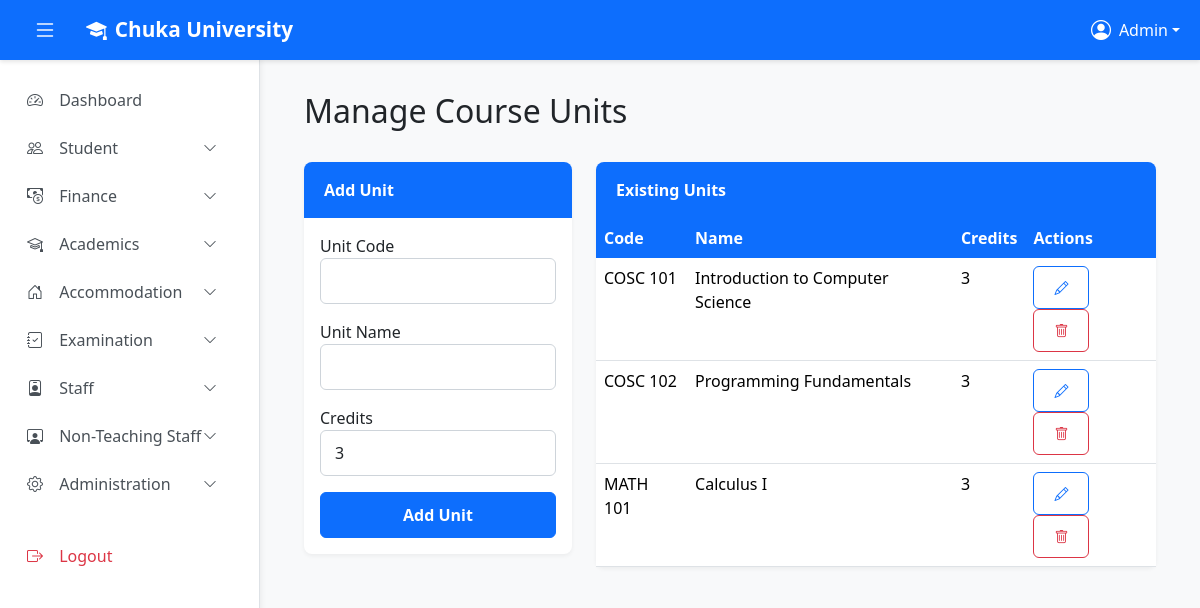
Page /admin/units/manage.php (signed in) on the earlier database version.
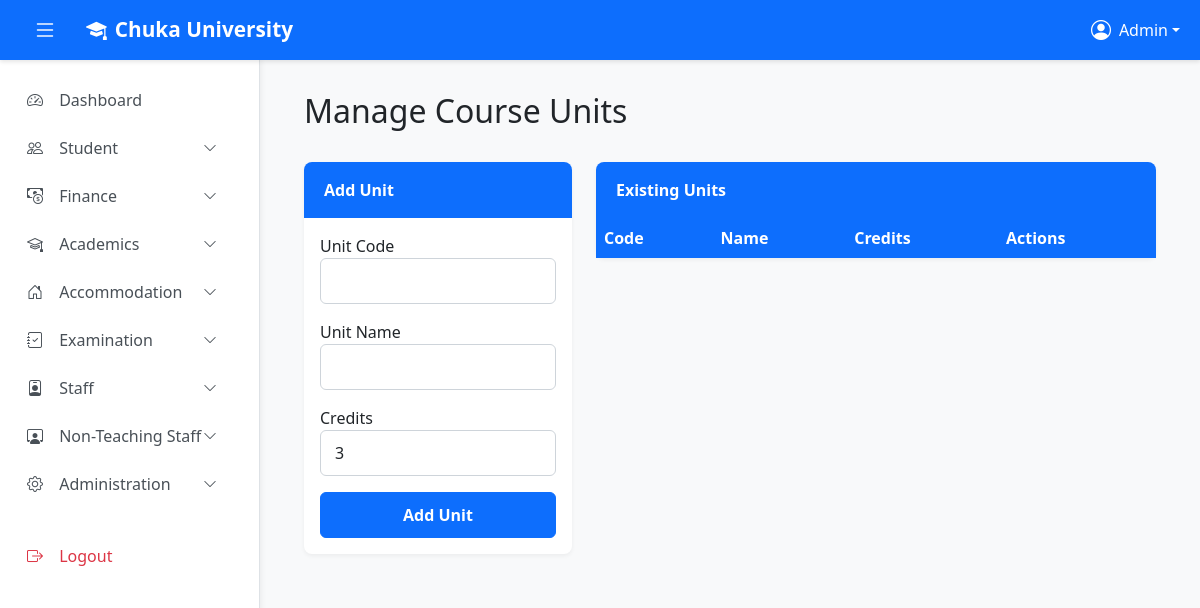
Same page on the later database version.
### tables this page shows
CREATE TABLE `course_units` (
  `id` int(11) NOT NULL AUTO_INCREMENT,
  `unit_code` varchar(20) NOT NULL,
  `unit_name` varchar(150) NOT NULL,
  `description` text DEFAULT NULL,
  `credit_hours` int(11) NOT NULL DEFAULT 3,
  `unit_type` enum('core','elective') DEFAULT 'core',
  `status` enum('active','inactive') DEFAULT 'active',
  `created_at` timestamp NOT NULL DEFAULT current_timestamp(),
  PRIMARY KEY (`id`),
  UNIQUE KEY `unit_code` (`unit_code`)
);

### admin/units/manage.php (the view, shortened to what this page needs)
<?php
require_once '../../config.php';
$units_stmt = $conn->prepare("SELECT * FROM course_units ORDER BY unit_code ASC");
$units_stmt->execute();
$units = $units_stmt->get_result()->fetch_all(MYSQLI_ASSOC);
?>
<!DOCTYPE html>
<html lang="en">
<head>
    <link href="https://cdn.jsdelivr.net/npm/bootstrap@5.3.3/dist/css/bootstrap.min.css" rel="stylesheet">
    <link href="https://cdn.jsdelivr.net/npm/bootstrap-icons@1.11.3/font/bootstrap-icons.css" rel="stylesheet">
    <link href="../assets/main.css" rel="stylesheet"/>
</head>
<body>
    <?php include '../partials/top_navbar.php'; ?>
    <?php include '../partials/sidebar.php'; ?>
    <main class="main-content" id="mainContent">
        <div class="container-fluid">
            <div class="row mb-4">
                <div class="col-12"><h2>Manage Course Units</h2></div>
            </div>
            <div class="row">
                <div class="col-lg-4 mb-4">
                    <div class="card">
                        <div class="card-header">Add Unit</div>
                        <div class="card-body">
                            <form method="post">
                                <div class="mb-3"><label>Unit Code</label><input type="text" name="unit_code" class="form-control" required></div>
                                <div class="mb-3"><label>Unit Name</label><input type="text" name="unit_name" class="form-control" required></div>
                                <div class="mb-3"><label>Credits</label><input type="number" name="credit_hours" class="form-control" value="3" required></div>
                                <button type="submit" class="btn btn-primary w-100">Add Unit</button>
                            </form>
                        </div>
                    </div>
                </div>
                <div class="col-lg-8">
                    <div class="card">
                        <div class="card-header">Existing Units</div>
                        <div class="card-body p-0">
                            <table class="table table-hover mb-0">
                                <thead><tr><th>Code</th><th>Name</th><th>Credits</th><th>Actions</th></tr></thead>
                                <tbody>
                                    <?php foreach ($units as $unit): ?>
                                    <tr>
                                        <td><?php echo htmlspecialchars($unit['unit_code']); ?></td>
                                        <td><?php echo htmlspecialchars($unit['unit_name']); ?></td>
                                        <td><?php echo $unit['credit_hours']; ?></td>
                                        <td>
                                            <button class="btn btn-sm btn-outline-primary edit-unit-btn"
                                                data-bs-toggle="modal" data-bs-target="#editUnitModal"
                                                data-id="<?php echo $unit['id']; ?>"
                                                data-code="<?php echo htmlspecialchars($unit['unit_code']); ?>"
                                                data-name="<?php echo htmlspecialchars($unit['unit_name']); ?>"
                                                data-credits="<?php echo $unit['credit_hours']; ?>"><i class="bi bi-pencil"></i></button>
                                            <form method="post" class="d-inline" onsubmit="return confirm('Delete this unit?');">
                                                <button class="btn btn-sm btn-outline-danger"><i class="bi bi-trash"></i></button>
                                            </form>
                                        </td>
                                    </tr>
                                    <?php endforeach; ?>
                                </tbody>
                            </table>
                        </div>
                    </div>
                </div>
            </div>
        </div>
    </main>
</body>
</html>

### admin/partials/top_navbar.php (shortened to what this page needs)
<nav class="navbar navbar-expand-lg navbar-dark top-navbar">
    <div class="container-fluid">
        <button class="btn btn-link text-white me-2" id="sidebarToggle">
            <i class="bi bi-list fs-4"></i>
        </button>
        <a class="navbar-brand" href="#">
            <i class="bi bi-mortarboard-fill me-2"></i>Chuka University
        </a>
        <div class="collapse navbar-collapse" id="navbarNav">
            <ul class="navbar-nav ms-auto">
                <li class="nav-item dropdown">
                    <a class="nav-link dropdown-toggle text-white d-flex align-items-center" href="#" id="userDropdown" role="button" data-bs-toggle="dropdown">
                        <i class="bi bi-person-circle me-2 fs-5"></i>
                        <span class="d-none d-md-inline"><?php echo htmlspecialchars($admin_name ?? 'Admin'); ?></span>
                    </a>
                </li>
            </ul>
        </div>
    </div>
</nav>

### admin/partials/sidebar.php (shortened to what this page needs)
<aside class="sidebar" id="sidebar">
    <nav class="sidebar-nav">
        <ul class="nav flex-column">
            <li class="nav-item">
                <a class="nav-link" href="/mini-auth-project/admin/admin.php">
                    <i class="bi bi-speedometer2"></i> Dashboard
                </a>
            </li>
            <li class="nav-item">
                <a class="nav-link collapsed d-flex justify-content-between align-items-center" href="#" data-bs-toggle="collapse" data-bs-target="#studentSubmenu">
                    <span><i class="bi bi-people"></i> Student</span>
                    <i class="bi bi-chevron-down small"></i>
                </a>
            </li>
            <li class="nav-item">
                <a class="nav-link collapsed d-flex justify-content-between align-items-center" href="#" data-bs-toggle="collapse" data-bs-target="#financeSubmenu">
                    <span><i class="bi bi-cash-coin"></i> Finance</span>
                    <i class="bi bi-chevron-down small"></i>
                </a>
            </li>
            <li class="nav-item">
                <a class="nav-link collapsed d-flex justify-content-between align-items-center" href="#" data-bs-toggle="collapse" data-bs-target="#academicsSubmenu">
                    <span><i class="bi bi-mortarboard"></i> Academics</span>
                    <i class="bi bi-chevron-down small"></i>
                </a>
            </li>
            <li class="nav-item">
                <a class="nav-link collapsed d-flex justify-content-between align-items-center" href="#" data-bs-toggle="collapse" data-bs-target="#accomSubmenu">
                    <span><i class="bi bi-house-door"></i> Accommodation</span>
                    <i class="bi bi-chevron-down small"></i>
                </a>
            </li>
            <li class="nav-item">
                <a class="nav-link collapsed d-flex justify-content-between align-items-center" href="#" data-bs-toggle="collapse" data-bs-target="#examSubmenu">
                    <span><i class="bi bi-journal-check"></i> Examination</span>
                    <i class="bi bi-chevron-down small"></i>
                </a>
            </li>
            <li class="nav-item">
                <a class="nav-link collapsed d-flex justify-content-between align-items-center" href="#" data-bs-toggle="collapse" data-bs-target="#staffSubmenu">
                    <span><i class="bi bi-person-badge"></i> Staff</span>
                    <i class="bi bi-chevron-down small"></i>
                </a>
            </li>
            <li class="nav-item">
                <a class="nav-link collapsed d-flex justify-content-between align-items-center" href="#" data-bs-toggle="collapse" data-bs-target="#nonStaffSubmenu">
                    <span><i class="bi bi-person-workspace"></i> Non-Teaching Staff</span>
                    <i class="bi bi-chevron-down small"></i>
                </a>
            </li>
            <li class="nav-item">
                <a class="nav-link collapsed d-flex justify-content-between align-items-center" href="#" data-bs-toggle="collapse" data-bs-target="#adminSubmenu">
                    <span><i class="bi bi-gear"></i> Administration</span>
                    <i class="bi bi-chevron-down small"></i>
                </a>
            </li>
            <li class="nav-item mt-4">
                <a class="nav-link text-danger" href="/mini-auth-project/logout.php">
                    <i class="bi bi-box-arrow-right"></i> Logout
                </a>
            </li>
        </ul>
    </nav>
</aside>

### admin/assets/main.css (style rules this page uses)
:root { --sidebar-width: 260px; --navbar-height: 60px; }
body { background-color: #f8f9fa; font-family: 'Segoe UI', Tahoma, Geneva, Verdana, sans-serif; }
.top-navbar { background-color: #0d6efd; height: var(--navbar-height); box-shadow: 0 2px 4px rgba(0, 0, 0, 0.1); position: fixed; top: 0; left: 0; right: 0; z-index: 1030; }
.top-navbar .navbar-brand { font-weight: 700; font-size: 1.3rem; color: #fff !important; }
.sidebar { position: fixed; top: var(--navbar-height); left: 0; bottom: 0; width: var(--sidebar-width); background-color: #fff; border-right: 1px solid #dee2e6; overflow-y: auto; transition: transform 0.3s ease; z-index: 1020; box-shadow: 2px 0 5px rgba(0, 0, 0, 0.05); }
.sidebar-nav { padding: 1rem 0; }
.sidebar-nav .nav-link { color: #495057; padding: 0.75rem 1.5rem; border-left: 3px solid transparent; transition: all 0.2s ease; font-weight: 500; }
.sidebar-nav .nav-link i { width: 20px; margin-right: 0.75rem; }
.main-content { margin-top: var(--navbar-height); margin-left: var(--sidebar-width); transition: margin-left 0.3s ease; padding: 2rem; }
.card { border: none; border-radius: 8px; box-shadow: 0 2px 4px rgba(0, 0, 0, 0.05); margin-bottom: 1.5rem; }
.card-header { background-color: #0d6efd; color: white; border: none; border-radius: 8px 8px 0 0 !important; padding: 1rem 1.25rem; font-weight: 600; }
.table thead th { background-color: #0d6efd; color: white; border: none; font-weight: 600; white-space: nowrap; }
.form-control, .form-select { border-radius: 6px; border: 1px solid #ced4da; padding: 0.625rem 0.875rem; }
.btn { border-radius: 6px; padding: 0.625rem 1.25rem; font-weight: 600; }
.btn-primary { background-color: #0d6efd; border-color: #0d6efd; }
.table tbody tr { transition: background-color 0.2s ease; }

Differences in the rows shown:
removed course_units: unit_code "COSC 101", unit_name "Introduction to Computer Science", credit_hours "3"
removed course_units: unit_code "COSC 102", unit_name "Programming Fundamentals", credit_hours "3"
removed course_units: unit_code "MATH 101", unit_name "Calculus I", credit_hours "3"
